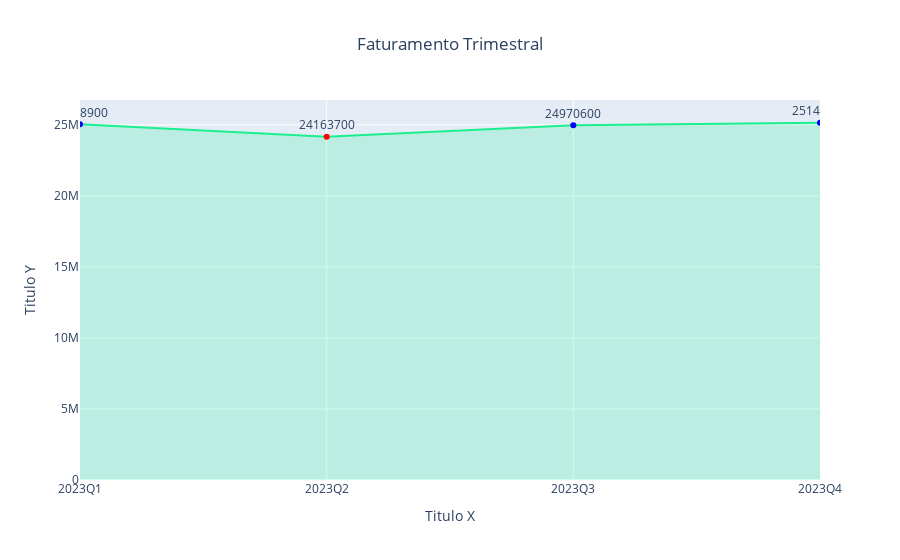

Here is the notebook cell this chart was saved with:
### Code cell
# Grafico de area
faturamento_trimestral.index = faturamento_trimestral.index.astype(str) # transformar os dados da coluna em string
text_color = np.where(faturamento_trimestral['Faturamento'].diff() < 0, 'red', 'blue')

grafico7 = px.area(
    faturamento_trimestral.reset_index(),
    x="Trimestre",
    y="Faturamento",
    title="Faturamento Trimestral",
    markers=True,
    text='Faturamento'
)
grafico7.update_layout(
    xaxis_title = 'Titulo X',
    yaxis_title = 'Titulo Y',
    # margin=dict(t=50, l=300, r=300, b=50)
    title=dict(x=0.5) # titulo centralizado escala %
)
grafico7.update_traces(
    fillcolor='rgba(27, 239, 143, 0.2)',
    line_color='rgba(27, 239, 143, 1)',
    marker=dict(color=text_color),
    textposition='top center'
)
grafico7.show()

### Figure 1 — Plotly figure (JSON) as saved in the notebook; plotly's stock layout.template omitted (floating-point values rounded to 4 significant figures)
{"data": [{"fillcolor": "rgba(27, 239, 143, 0.2)", "fillpattern": {"shape": ""}, "hovertemplate": "Trimestre=%{x}<br>Faturamento=%{text}<extra></extra>", "legendgroup": "", "line": {"color": "rgba(27, 239, 143, 1)"}, "marker": {"color": ["blue", "red", "blue", "blue"], "symbol": "circle"}, "mode": "lines+markers+text", "name": "", "orientation": "v", "showlegend": false, "stackgroup": "1", "text": [25038900, 24163700, 24970600, 25146300], "textposition": "top center", "type": "scatter", "x": ["2023Q1", "2023Q2", "2023Q3", "2023Q4"], "xaxis": "x", "y": [25038900, 24163700, 24970600, 25146300], "yaxis": "y"}], "layout": {"legend": {"tracegroupgap": 0}, "title": {"text": "Faturamento Trimestral", "x": 0.5}, "xaxis": {"anchor": "y", "domain": [0, 1], "title": {"text": "Titulo X"}}, "yaxis": {"anchor": "x", "domain": [0, 1], "title": {"text": "Titulo Y"}}}}
